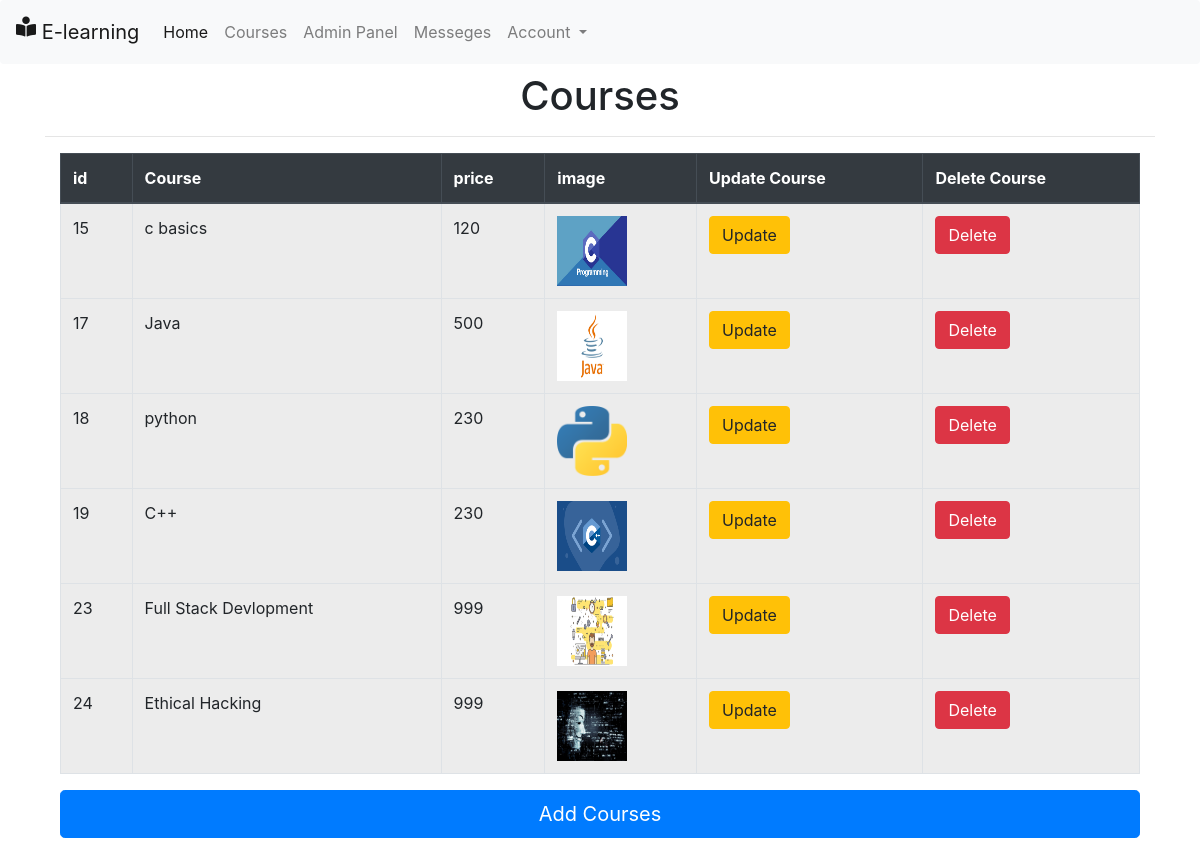
The page /adminpage.php (signed in) on the database its author committed.
### tables this page shows
CREATE TABLE `courses` (
  `id` int(11) NOT NULL,
  `course_title` varchar(255) NOT NULL,
  `short_desc` varchar(255) NOT NULL,
  `price` varchar(255) NOT NULL,
  `long_desc` mediumtext NOT NULL,
  `img` varchar(255) NOT NULL
);

### adminpage.php (the view, shortened to what this page needs)
<?php
require_once "includes/head.php";
require_once "includes/connection.php";
if(!isset($_SESSION['usern']) && !isset($_SESSION['userid'])){
    header( "Location: login.php");
}
 else{
    if($_SESSION['userrole'] == '1'){  ?>
<br><br><br>
<div class="container text-center">
    <h1 class="py-3px">Courses</h1>
</div>
<div class="container menu">
    <hr>
    <div class="container">
        <form action="addaction.php" method="$_POST">
            <table class="table table-active table-hover table-responsive-sm table-bordered">
                <thead class="thead-dark">
                    <tr>
                        <th><?php echo "id"; ?></th>
                        <th>Course</th>
                        <th>price</th>
                        <th>image</th>
                        <th>Update Course</th>
                        <th>Delete Course</th>
                    </tr>
                </thead>
                <tbody> <?php
                        $displayquery = "select * from courses";
                        $querydisplay = mysqli_query($conn, $displayquery);
                        while ($result = mysqli_fetch_array($querydisplay)) {
                        ?>
                        <tr>
                            <td> <?php echo $result['id']; ?> </td>
                            <td><?php echo $result['course_title']; ?></td>
                            <td><?php echo $result['price']; ?></td>
                            <td><img src=" <?php echo $result['img']; ?>" alt="image" height="70px" width="70px"></td>
                            <td>
                                <a href="updatecourse.php?cid=<?php echo $result['id']; ?>" type="button" class="btn btn-warning">Update</a>
                            </td>
                            <td>
                                <a href="dltpage.php?cid=<?php echo $result['id']; ?>" type="button" class="btn btn-danger">Delete</a>
                            </td>
                        </tr>
                    <?php } ?>
                </tbody>
            </table>
            <a class="btn btn-primary btn-lg btn-block mt-3 mb-3" href="addcourses.php">Add Courses</a>
        </form>
    </div>
</div>
<?php
    }else{
        header("Location: index.php");
    }
}
?>

### rows shown on the page
courses: id "15", course_title "c basics", price "120", img (picture)
courses: id "17", course_title "Java", price "500", img (picture)
courses: id "18", course_title "python", price "230", img (picture)
courses: id "19", course_title "C++", price "230", img (picture)
courses: id "23", course_title "Full Stack Devlopment", price "999", img (picture)
courses: id "24", course_title "Ethical Hacking", price "999", img (picture)
